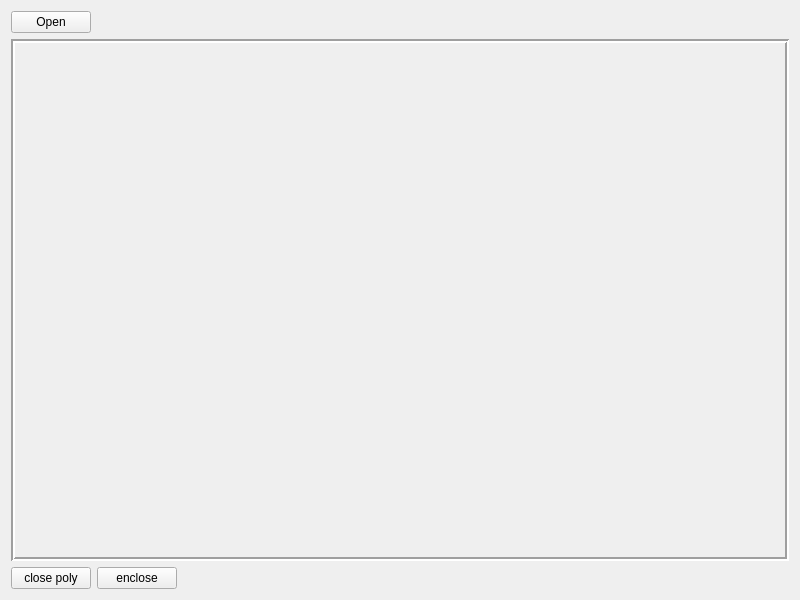
<?xml version="1.0" encoding="UTF-8"?>
<ui version="4.0">
 <class>MainWidget</class>
 <widget class="QWidget" name="MainWidget">
  <property name="geometry">
   <rect>
    <x>0</x>
    <y>0</y>
    <width>800</width>
    <height>600</height>
   </rect>
  </property>
  <property name="windowTitle">
   <string>MainWidget</string>
  </property>
  <layout class="QVBoxLayout" name="verticalLayout" stretch="0,1,0">
   <item>
    <layout class="QHBoxLayout" name="horizontalLayout_2">
     <item>
      <widget class="QPushButton" name="open_button">
       <property name="text">
        <string>Open</string>
       </property>
      </widget>
     </item>
     <item>
      <spacer name="horizontalSpacer_2">
       <property name="orientation">
        <enum>Qt::Horizontal</enum>
       </property>
       <property name="sizeHint" stdset="0">
        <size>
         <width>40</width>
         <height>20</height>
        </size>
       </property>
      </spacer>
     </item>
    </layout>
   </item>
   <item>
    <widget class="QFrame" name="frame">
     <property name="frameShape">
      <enum>QFrame::Box</enum>
     </property>
     <property name="frameShadow">
      <enum>QFrame::Sunken</enum>
     </property>
     <property name="lineWidth">
      <number>2</number>
     </property>
     <layout class="QGridLayout" name="painting_area"/>
    </widget>
   </item>
   <item>
    <layout class="QHBoxLayout" name="horizontalLayout">
     <item>
      <widget class="QPushButton" name="close_poly_button">
       <property name="text">
        <string>close poly</string>
       </property>
      </widget>
     </item>
     <item>
      <widget class="QPushButton" name="enclose_button">
       <property name="text">
        <string>enclose</string>
       </property>
      </widget>
     </item>
     <item>
      <spacer name="horizontalSpacer">
       <property name="orientation">
        <enum>Qt::Horizontal</enum>
       </property>
       <property name="sizeHint" stdset="0">
        <size>
         <width>40</width>
         <height>20</height>
        </size>
       </property>
      </spacer>
     </item>
    </layout>
   </item>
  </layout>
 </widget>
 <resources/>
 <connections/>
</ui>
